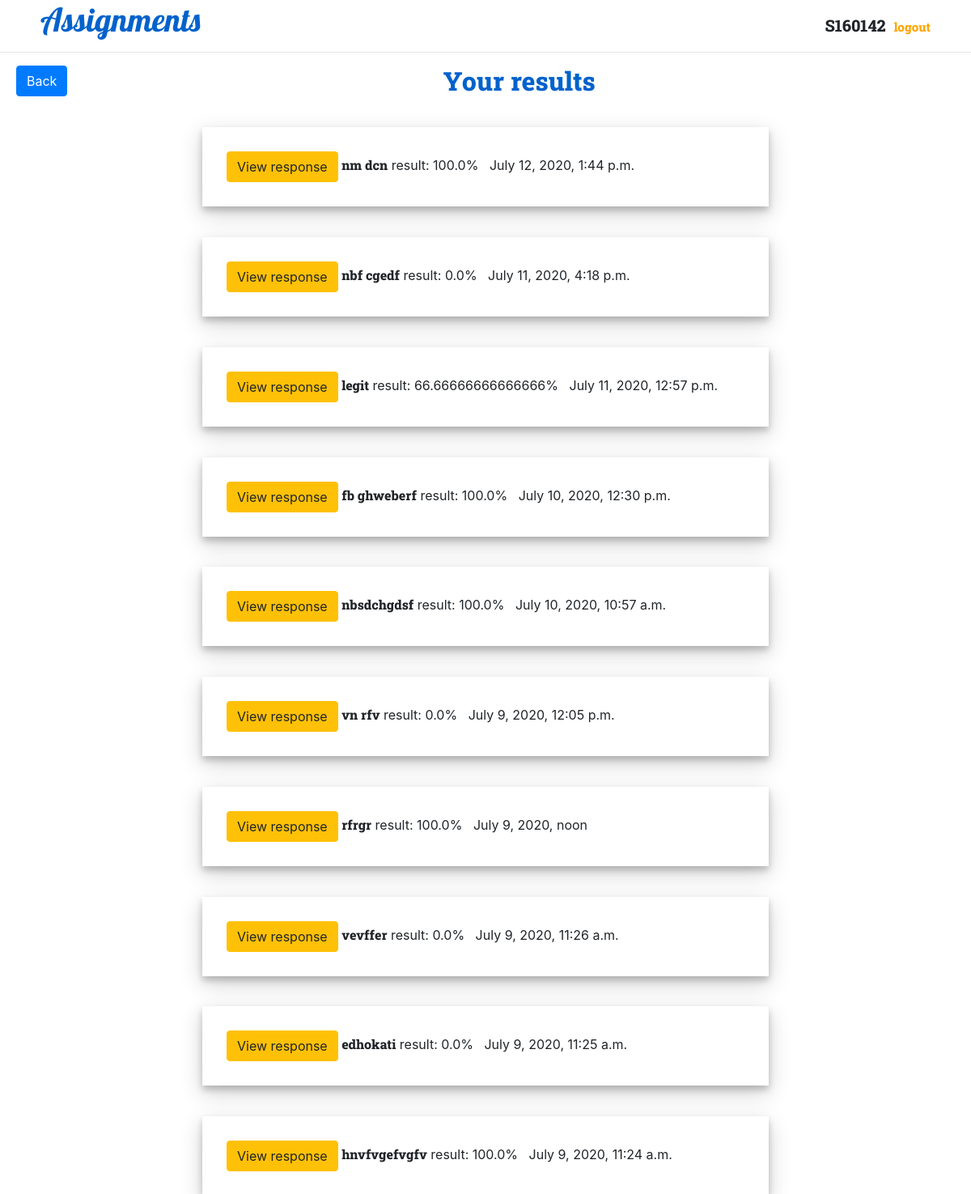
Page /results (signed in) on the committed database.
### assignment_project/models.py (models this page shows)
class UserProfile(models.Model):
    user = models.OneToOneField(User, unique=True, related_name='profile', on_delete=models.CASCADE)
    id = models.CharField(max_length=7, primary_key=True)
    is_stu = models.BooleanField(default=True)
    branches = [('puc', 'PUC'), ('cse', 'CSE'), ('mech', 'MECH'), ('chem', 'CHEM'), ('ece', 'ECE'), ('mme', 'MME'), ('civil', 'CIVIL')]
    branch = models.CharField(max_length=5, choices=branches, default='cse')
    years = [('p1', 'P1'), ('p2', 'P2'), ('e1', 'E1'), ('e2', 'E2'), ('e3', 'E3'), ('e4', 'E4')]
    year = models.CharField(max_length=2, choices=years, default='e1')

class GradedAssignment(models.Model):
    assignment = models.ForeignKey(Assignment, on_delete=models.CASCADE, related_name='gassignment', blank=True, null=True)
    student = models.ForeignKey(UserProfile, on_delete=models.CASCADE, related_name='student', blank=True, null=True)
    sub_date = models.DateTimeField(default=timezone.now)
    answers = models.CharField(max_length=100, default='')
    grades = models.FloatField()

class Assignment(models.Model):
    branch = models.CharField(max_length=5, default='clg')
    year = models.CharField(max_length=2, default='e1')
    name = models.CharField(max_length=40)
    Teacher = models.ForeignKey(UserProfile, on_delete=models.SET_NULL, related_name='teacher', blank=True, null=True)
    pub_date = models.DateTimeField(default=timezone.now)
    time = models.DurationField(default=datetime.timedelta(minutes=15))

### assignment_project/views.py (the view)
# urls.py: path('results', views.results, name='results'),
def results(response):
    if isinstance(response.user, User):
        if response.user.is_superuser:
            return redirect('logout')
    ga = models.GradedAssignment.objects.select_related().filter(student=response.user.profile).order_by('-sub_date')
    return render(response, 'results.html', {'ga': ga, 'stu': response.user.profile.id})

### assignment_project/templates/results.html
{% extends "base.html" %}
{% load index %}
{% block content %}
<body>
    <div>
		<h1 style="padding-left:50px;font-family:globs"><a href="{% url 'main_page'%}" style="color:#0062cc"> Assignments</a>
        <p class="title" style="font-family:grob">{{ stu }}<a href="/logout" style="padding-left:10px;font-size:15px;color:orange">logout</a></p></h1><hr>
    </div>
    <span style="float:left;padding-left:20px"><button onclick="javascript:history.go(-1);" class="btn btn-primary">Back</button></span>
    <div align="center" style="margin-bottom:1cm">
        <h2 style="color:#0062cc;font-family:grob" align="center">Your results</h2>
        {% for g in ga %}
        <div class="box" align="left">
            <a href="{% url 'view_r' g.assignment.pk %}"><button class="btn btn-warning">View response</button></a>
            <span style="font-family:grob">{{ g.assignment.name }}</span> result: {{ g.grades }}% &nbsp&nbsp{{ g.sub_date }}
        </div>
        {% endfor %}
    </div>
</body>
{% endblock %}

### assignment_project/templates/base.html (style rules this page uses)
.box { width: 700px; border: 5px blue; padding: 30px; margin: 0px auto; margin-top:1cm; box-shadow: 0 5px 8px 0 rgba(0, 0, 0, 0.2), 0 9px 26px 0 rgba(0, 0, 0, 0.19); }
.title { display:inline-block; font-size:20px; float:right; padding-right:50px; margin-top:0.5cm; }

### rows in the picture
UserProfile: id "S160142"
GradedAssignment: assignment.name "nm dcn", grades "100.0", sub_date "July 12, 2020, 1:44 p.m."
GradedAssignment: assignment.name "nbf cgedf", grades "0.0", sub_date "July 11, 2020, 4:18 p.m."
GradedAssignment: assignment.name "legit", grades "66.66666666666666", sub_date "July 11, 2020, 12:57 p.m."
GradedAssignment: assignment.name "fb ghweberf", grades "100.0", sub_date "July 10, 2020, 12:30 p.m."
GradedAssignment: assignment.name "nbsdchgdsf", grades "100.0", sub_date "July 10, 2020, 10:57 a.m."
GradedAssignment: assignment.name "vn rfv", grades "0.0", sub_date "July 9, 2020, 12:05 p.m."
GradedAssignment: assignment.name "rfrgr", grades "100.0", sub_date "July 9, 2020, noon"
GradedAssignment: assignment.name "vevffer", grades "0.0", sub_date "July 9, 2020, 11:26 a.m."
GradedAssignment: assignment.name "edhokati", grades "0.0", sub_date "July 9, 2020, 11:25 a.m."
GradedAssignment: assignment.name "hnvfvgefvgfv", grades "100.0", sub_date "July 9, 2020, 11:24 a.m."
